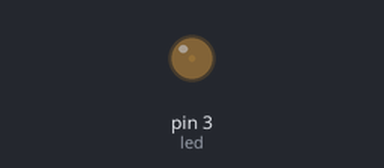
Recording of a sketch running on a simulated Arduino Uno, built with avr-gcc and run on an emulated ATmega328P. On the bench: output pins drawn as LEDs (lit = HIGH).

Above: at 0.05 s.
At 1.15 s:
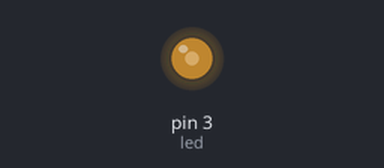
At 2.3 s:
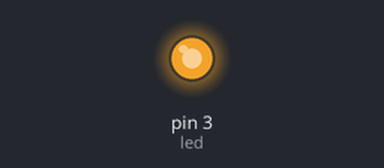
At 4.55 s:
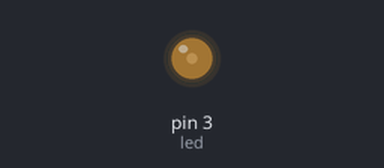
Timing chart, 0 to 6.6 s (numbered marks = the images above):
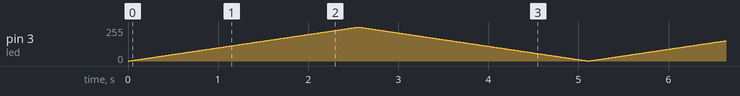

The sketch:

pwm1.ino
```cpp
// C++ code
//
#define led 3
#define minimo 0
#define maximo 255
#define tmp 10

void setup()
{
  pinMode(led, OUTPUT);
}

void loop()
{
  for(int i = minimo; i < maximo; i++){
  	analogWrite(led,i);
    //digitalWrite(led,i);
    delay(tmp);
  }

  for(int j = maximo; j > minimo; j--){
  	analogWrite(led,j);
    //digitalWrite(led,j);
    delay(tmp);
  }
}
```
